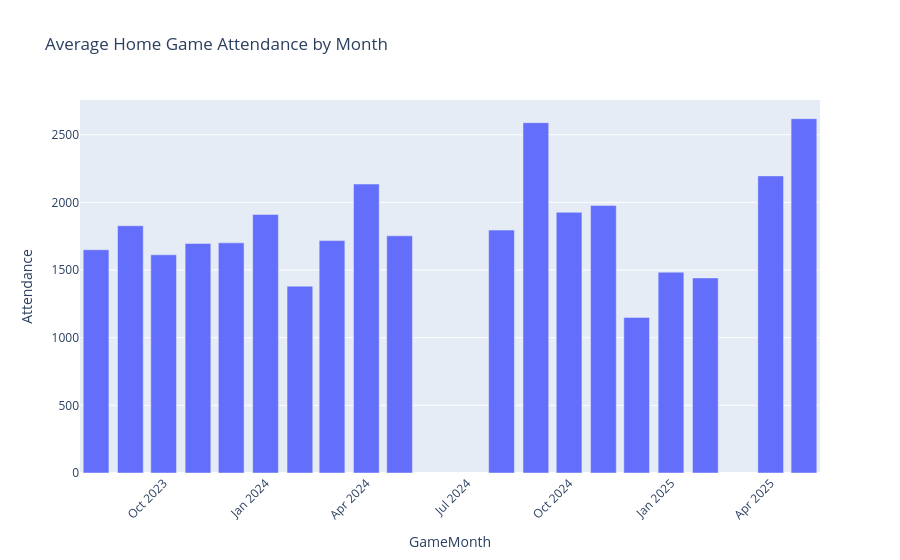

The code cell stored with this chart in its notebook:
### Code cell
home_games['GameMonth'] = home_games['Date'].dt.to_period('M').astype(str)
monthly_attendance = home_games.groupby('GameMonth')['Attendance'].mean().reset_index()

fig = px.bar(monthly_attendance, x='GameMonth', y='Attendance',
             title='Average Home Game Attendance by Month')
fig.update_layout(xaxis_tickangle=-45)
fig.show()

### Figure 1 — Plotly figure (JSON) as saved in the notebook; plotly's stock layout.template omitted (floating-point values rounded to 4 significant figures)
{"data": [{"hovertemplate": "GameMonth=%{x}<br>Attendance=%{y}<extra></extra>", "legendgroup": "", "marker": {"color": "#636efa", "pattern": {"shape": ""}}, "name": "", "orientation": "v", "showlegend": false, "textposition": "auto", "type": "bar", "x": ["2023-08", "2023-09", "2023-10", "2023-11", "2023-12", "2024-01", "2024-02", "2024-03", "2024-04", "2024-05", "2024-08", "2024-09", "2024-10", "2024-11", "2024-12", "2025-01", "2025-02", "2025-04", "2025-05"], "xaxis": "x", "y": [1650.0, 1827.0, 1612.0, 1696.0, 1701.0, 1911.0, 1381.0, 1718.0, 2135.0, 1753.0, 1795.0, 2589.0, 1926.0, 1976.0, 1150.0, 1484.0, 1442.0, 2196.0, 2619.0], "yaxis": "y"}], "layout": {"barmode": "relative", "legend": {"tracegroupgap": 0}, "title": {"text": "Average Home Game Attendance by Month"}, "xaxis": {"anchor": "y", "domain": [0.0, 1.0], "tickangle": -45, "title": {"text": "GameMonth"}}, "yaxis": {"anchor": "x", "domain": [0.0, 1.0], "title": {"text": "Attendance"}}}}
